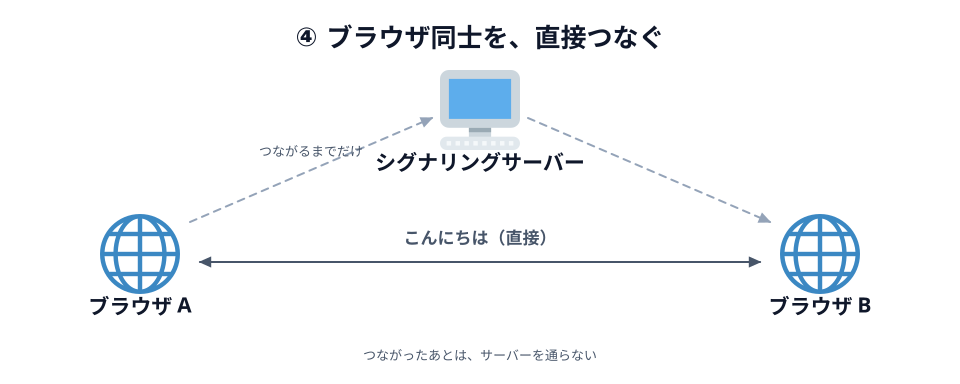

This chart was generated by the following Python code:
# 04-p2p.svg
# スキーマ: LINK（A と B の直接の線）+ NEAR-FAR（サーバーは上に遠ざける）
# ③ との違いは「線が真ん中を通らない」こと。サーバーは破線で、つながるまでだけ

import sys
sys.path.insert(0, "/Users/seekseep/.claude/skills/genfig")
from genfig import Canvas, PALETTE

c = Canvas(960, 384)
c.text(480, 46, "④ ブラウザ同士を、直接つなぐ", scale="xl")

c.node(480, 118, "シグナリングサーバー", emoji_cp="1f5a5")
c.node(140, 262, "ブラウザ A", emoji_cp="1f310")
c.node(820, 262, "ブラウザ B", emoji_cp="1f310")

c.connector(190, 222, 432, 118, dash="dashed", primary=False,
            label="つながるまでだけ", label_scale="sm", label_dy=-14)
c.connector(528, 118, 770, 222, dash="dashed", primary=False)

c.biconnector(200, 262, 760, 262, primary=True, weight="thin")
c.text(480, 244, "こんにちは（直接）", scale="label")

c.text(480, 360, "つながったあとは、サーバーを通らない", scale="sm")

c.save("04-p2p.svg")
